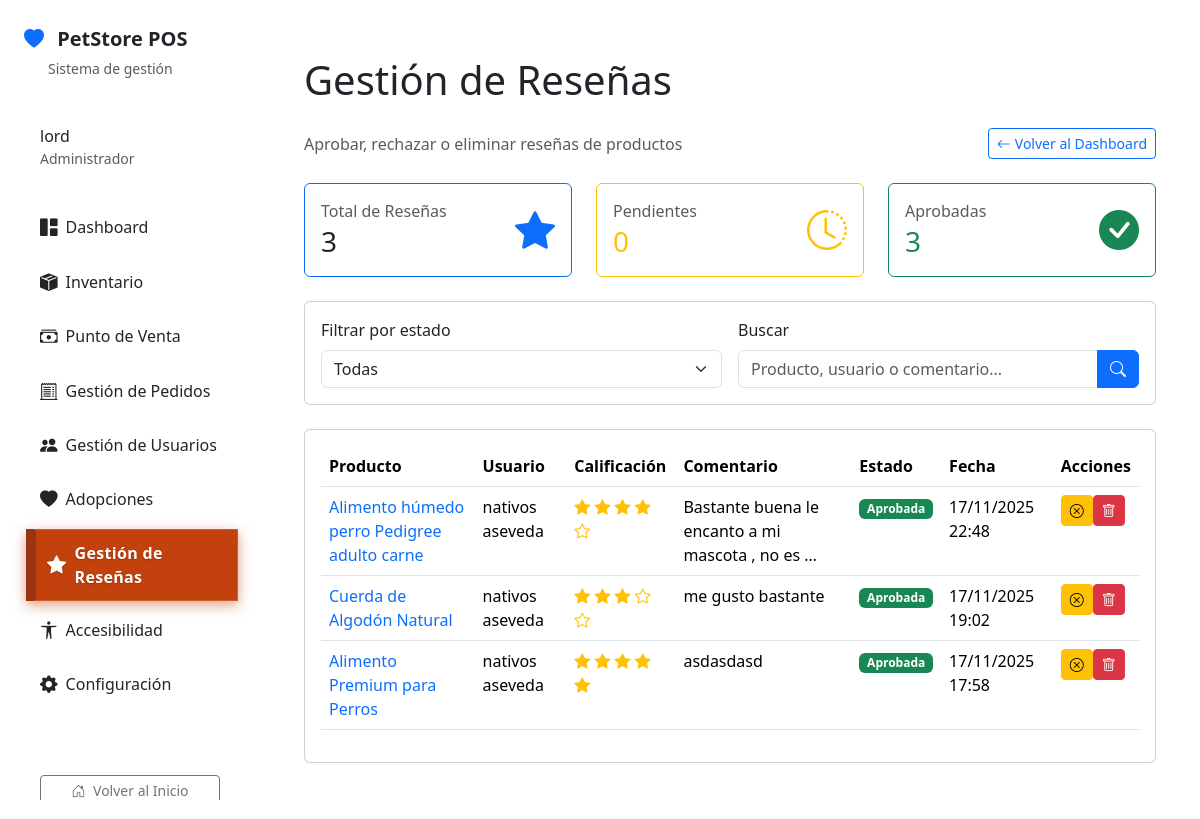
The page /dashboard/reseñas/ (signed in) on the database its author committed.
### catalog/models.py (models this page shows, shortened)
class ProductReview(models.Model):
    product = models.ForeignKey(
        Product,
        on_delete=models.CASCADE,
        related_name='reviews',
        verbose_name=_("Producto")
    )
    user = models.ForeignKey(
        'auth.User',
        on_delete=models.CASCADE,
        related_name='product_reviews',
        verbose_name=_("Usuario")
    )
    rating = models.PositiveIntegerField(
        _("Calificación"),
        choices=[(i, i) for i in range(1, 6)],
        help_text=_("Calificación de 1 a 5 estrellas")
    )
    comment = models.TextField(
        _("Comentario"),
        max_length=1000,
        blank=True
    )
    is_approved = models.BooleanField(
        _("Aprobado"),
        default=False,
        help_text=_("Las reseñas deben ser aprobadas por un administrador antes de mostrarse")
    )
    created_at = models.DateTimeField(_("Fecha de Creación"), auto_now_add=True)
    updated_at = models.DateTimeField(_("Fecha de Actualización"), auto_now=True)
    class Meta:
        ordering = ['-created_at']
        unique_together = [['product', 'user']]
        verbose_name = _("Reseña de Producto")
        verbose_name_plural = _("Reseñas de Productos")

class Product(models.Model):
    sku = models.CharField(_("SKU"), max_length=3, unique=True)
    name = models.CharField(_("Nombre"), max_length=120)
    category = models.CharField(_("Categoría"), max_length=8, choices=Category.choices)
    price = models.DecimalField(_("Precio"), max_digits=10, decimal_places=2)
    stock = models.PositiveIntegerField(_("Stock"), default=0)
    description = models.TextField(_("Descripción"), blank=True)
    image = models.ImageField(_("Imagen"), upload_to="products/", blank=True, null=True)
    is_active = models.BooleanField(_("Activo"), default=True)
    created_at = models.DateTimeField(auto_now_add=True)
    class Meta:
        ordering = ["name"]
        verbose_name = _("Producto")
        verbose_name_plural = _("Productos")
        indexes = [
            models.Index(fields=['category', 'is_active']),
            models.Index(fields=['sku']),
        ]

### core/context_processors.py (called while the page is built)
def openai_chatbot(request):
    return {
        'OPENAI_ENABLED': getattr(settings, 'OPENAI_ENABLED', False),
    }

### templates/dashboard/reviews.html (shortened to what this page needs)
{% extends "dashboard/base.html" %}
{% load static %}
{% load i18n %}
{% block dashboard_title %}{% trans "Gestión de Reseñas" %}{% endblock %}
{% block dashboard_content %}
<div class="d-flex justify-content-between align-items-center mb-4">
    <div>
        <p class="text-muted mb-0">{% trans "Aprobar, rechazar o eliminar reseñas de productos" %}</p>
    </div>
    <div class="d-flex gap-2 align-items-center flex-wrap">
        <a href="{% url 'dashboard:index' %}" class="btn btn-outline-primary btn-sm">
            <i class="bi bi-arrow-left me-1"></i><span class="d-none d-sm-inline">{% trans "Volver al Dashboard" %}</span><span class="d-sm-none">{% trans "Dashboard" %}</span>
        </a>
    </div>
</div>
<div class="row mb-4">
    <div class="col-md-4">
        <div class="card border-primary">
            <div class="card-body">
                <div class="d-flex justify-content-between align-items-center">
                    <div>
                        <h6 class="text-muted mb-1">{% trans "Total de Reseñas" %}</h6>
                        <h3 class="mb-0">{{ total_reviews }}</h3>
                    </div>
                    <i class="bi bi-star-fill text-primary" style="font-size: 2.5rem;"></i>
                </div>
            </div>
        </div>
    </div>
    <div class="col-md-4">
        <div class="card border-warning">
            <div class="card-body">
                <div class="d-flex justify-content-between align-items-center">
                    <div>
                        <h6 class="text-muted mb-1">{% trans "Pendientes" %}</h6>
                        <h3 class="mb-0 text-warning">{{ pending_reviews }}</h3>
                    </div>
                    <i class="bi bi-clock-history text-warning" style="font-size: 2.5rem;"></i>
                </div>
            </div>
        </div>
    </div>
    <div class="col-md-4">
        <div class="card border-success">
            <div class="card-body">
                <div class="d-flex justify-content-between align-items-center">
                    <div>
                        <h6 class="text-muted mb-1">{% trans "Aprobadas" %}</h6>
                        <h3 class="mb-0 text-success">{{ approved_reviews }}</h3>
                    </div>
                    <i class="bi bi-check-circle-fill text-success" style="font-size: 2.5rem;"></i>
                </div>
            </div>
        </div>
    </div>
</div>
<div class="card mb-4">
    <div class="card-body">
        <form method="get" class="row g-3">
            <div class="col-md-6">
                <label for="status" class="form-label">{% trans "Filtrar por estado" %}</label>
                <select name="status" id="status" class="form-select">
                    <option value="all" {% if filter_status == 'all' %}selected{% endif %}>{% trans "Todas" %}</option>
                </select>
            </div>
            <div class="col-md-6">
                <label for="q" class="form-label">{% trans "Buscar" %}</label>
                <div class="input-group">
                    <input type="text" name="q" id="q" class="form-control" placeholder="{% trans 'Producto, usuario o comentario...' %}" value="{{ search_query }}">
                    <button type="submit" class="btn btn-primary">
                        <i class="bi bi-search"></i>
                    </button>
                </div>
            </div>
        </form>
    </div>
</div>
<div class="card">
    <div class="card-body">
        {% if reviews %}
            <div class="table-responsive">
                <table class="table table-hover">
                    <thead>
                        <tr>
                            <th>{% trans "Producto" %}</th>
                            <th>{% trans "Usuario" %}</th>
                            <th>{% trans "Calificación" %}</th>
                            <th>{% trans "Comentario" %}</th>
                            <th>{% trans "Estado" %}</th>
                            <th>{% trans "Fecha" %}</th>
                            <th>{% trans "Acciones" %}</th>
                        </tr>
                    </thead>
                    <tbody>
                        {% for review in reviews %}
                        <tr>
                            <td>
                                <a href="{% url 'catalog:product_detail' review.product.id %}" class="text-decoration-none">
                                    {{ review.product.name }}
                                </a>
                            </td>
                            <td>{{ review.user.get_full_name|default:review.user.username }}</td>
                            <td>
                                <div class="text-warning">
                                    {% for i in "12345" %}
                                        <i class="bi bi-star{% if forloop.counter <= review.rating %}-fill{% endif %}"></i>
                                    {% endfor %}
                                </div>
                            </td>
                            <td>
                                {% if review.comment %}
                                    <span title="{{ review.comment }}">{{ review.comment|truncatewords:10 }}</span>
                                {% else %}
                                    <span class="text-muted">-</span>
                                {% endif %}
                            </td>
                            <td>
                                {% if review.is_approved %}
                                    <span class="badge bg-success">{% trans "Aprobada" %}</span>
                                {% else %}
                                    <span class="badge bg-warning">{% trans "Pendiente" %}</span>
                                {% endif %}
                            </td>
                            <td>{{ review.created_at|date:"d/m/Y H:i" }}</td>
                            <td>
                                <div class="btn-group btn-group-sm" role="group">
                                    {% if review.is_approved %}
                                        <form method="post" style="display: inline;">
                                            <button type="submit" class="btn btn-warning btn-sm" title="{% trans 'Rechazar' %}">
                                                <i class="bi bi-x-circle"></i>
                                            </button>
                                        </form>
                                    {% endif %}
                                    <form method="post" style="display: inline;" onsubmit="return confirm('{% trans '¿Estás seguro de eliminar esta reseña?' %}');">
                                        <button type="submit" class="btn btn-danger btn-sm" title="{% trans 'Eliminar' %}">
                                            <i class="bi bi-trash"></i>
                                        </button>
                                    </form>
                                </div>
                            </td>
                        </tr>
                        {% endfor %}
                    </tbody>
                </table>
            </div>
        {% else %}
            <div class="text-center py-5">
                <i class="bi bi-star text-muted" style="font-size: 4rem;"></i>
                <p class="text-muted mt-3">{% trans "No se encontraron reseñas" %}</p>
            </div>
        {% endif %}
    </div>
</div>
{% endblock %}

### templates/dashboard/base.html (shortened to what this page needs)
{% load static %} {% load i18n %}
<!DOCTYPE html>
<html lang="{{ request.LANGUAGE_CODE }}">
  <head>
    <link
      href="https://cdn.jsdelivr.net/npm/bootstrap@5.3.3/dist/css/bootstrap.min.css"
      rel="stylesheet"
    />
    <link
      href="https://cdn.jsdelivr.net/npm/bootstrap-icons@1.11.3/font/bootstrap-icons.css"
      rel="stylesheet"
    />
    <link rel="stylesheet" href="{% static 'css/dashboard/style.css' %}" />
    <link rel="stylesheet" href="{% static 'css/accessibility.css' %}" />
  </head>
  <body class="dashboard-body">
    <nav class="sidebar" id="sidebar">
      <div class="sidebar-header">
        <a class="navbar-brand d-block" href="{% url 'dashboard:index' %}">
          <i class="bi bi-heart-fill me-2 text-primary"></i>
          <span class="fw-bold">PetStore POS</span>
        </a>
        <small class="text-muted d-block mt-1 ms-4">Sistema de gestión</small>
      </div>
      <div class="sidebar-user">
        <h6 class="mb-0">
          {{ request.user.first_name|default:request.user.username }}
        </h6>
        <small class="text-muted">Administrador</small>
      </div>
      <ul class="nav nav-pills flex-column sidebar-nav">
        <li class="nav-item">
          <a
            class="nav-link {% if request.resolver_match.url_name == 'index' %}active{% endif %}"
            href="{% url 'dashboard:index' %}"
          >
            <i class="bi bi-grid-1x2-fill me-2"></i> Dashboard
          </a>
        </li>
        <li class="nav-item">
          <a
            class="nav-link {% if request.resolver_match.url_name == 'inventario' %}active{% endif %}"
            href="{% url 'dashboard:inventario' %}"
          >
            <i class="bi bi-box-seam-fill me-2"></i> Inventario
          </a>
        </li>
        <li class="nav-item">
          <a class="nav-link {% if request.resolver_match.url_name == 'pos' %}active{% endif %}" href="{% url 'dashboard:pos' %}">
              <i class="bi bi-cash-stack me-2"></i> Punto de Venta
          </a>
        </li>
        <li class="nav-item">
          <a
            class="nav-link {% if request.resolver_match.url_name == 'pedidos' %}active{% endif %}"
            href="{% url 'dashboard:pedidos' %}"
          >
            <i class="bi bi-receipt-cutoff me-2"></i> Gestión de Pedidos
          </a>
        </li>
        <li class="nav-item">
          <a
            class="nav-link {% if request.resolver_match.url_name == 'usuarios' %}active{% endif %}"
            href="{% url 'dashboard:usuarios' %}"
          >
            <i class="bi bi-people-fill me-2"></i> Gestión de Usuarios
          </a>
        </li>
        <li class="nav-item">
          <a
            class="nav-link {% if request.resolver_match.url_name == 'adopciones' %}active{% endif %}"
            href="{% url 'dashboard:adopciones' %}"
          >
            <i class="bi bi-heart-fill me-2"></i> Adopciones
          </a>
        </li>
        <li class="nav-item">
          <a
            class="nav-link {% if request.resolver_match.url_name == 'reviews' %}active{% endif %}"
            href="{% url 'dashboard:reviews' %}"
          >
            <i class="bi bi-star-fill me-2"></i> Gestión de Reseñas
          </a>
        </li>
        <li class="nav-item">
          <a
            class="nav-link {% if request.resolver_match.url_name == 'accesibilidad' %}active{% endif %}"
            href="{% url 'dashboard:accesibilidad' %}"
          >
            <i class="bi bi-universal-access me-2"></i> Accesibilidad
          </a>
        </li>
        <li class="nav-item">
          <a
            class="nav-link {% if request.resolver_match.url_name == 'configuracion' %}active{% endif %}"
            href="{% url 'dashboard:configuracion' %}"
          >
            <i class="bi bi-gear-fill me-2"></i> Configuración
          </a>
        </li>
      </ul>
      <div class="sidebar-footer">
        <div id="google_translate_element_dash" class="mx-3"></div>
        <div class="px-3 mb-2">
          <a href="{% url 'home' %}" class="btn btn-outline-secondary btn-sm w-100">
            <i class="bi bi-house-door me-1"></i> Volver al Inicio
          </a>
        </div>
      </div>
    </nav>
    <div class="main-content">
      <div class="dashboard-content">
        <div class="container-fluid py-4">
          <h1 class="mb-4">{% block dashboard_title %}Dashboard{% endblock %}</h1>
          {% block dashboard_content %}{% endblock %}
        </div>
      </div>
    </div>
  </body>
</html>

### static/css/dashboard/style.css (style rules this page uses)
.dashboard-body { display: flex; background-color: var(--neutral-50); min-height: 100vh; }
.sidebar { width: 260px; height: 100vh; position: fixed; top: 0; left: 0; background-color: #fff; box-shadow: var(--shadow-lg); padding: 1.5rem; display: flex; flex-direction: column; border-right: 1px solid var(--neutral-200); z-index: 1000; overflow-y: auto; transition: transform 0.3s ease; }
.sidebar-header { padding-bottom: 1rem; border-bottom: 1px solid var(--neutral-200); margin-bottom: 1rem; }
.sidebar-header .navbar-brand { font-size: 1.25rem; color: var(--neutral-700); font-weight: 700; }
.sidebar-user { padding: 1rem; background: var(--primary-50); border-radius: var(--border-radius-lg); margin-bottom: 1rem; border: 1px solid var(--primary-100); }
.sidebar-nav { flex-grow: 1; }
.sidebar-nav .nav-item { margin-bottom: 0.25rem; }
.sidebar-nav .nav-link { color: var(--neutral-600); font-weight: 500; display: flex; align-items: center; padding: 0.75rem 1rem; border-radius: var(--border-radius); transition: all 0.3s ease; }
.sidebar-nav .nav-link i { font-size: 1.1rem; margin-right: 0.5rem; color: var(--neutral-500); }
.sidebar-nav .nav-link.active { background: #C2410C !important; background-color: #C2410C !important; color: #FFFFFF !important; font-weight: 700; box-shadow: 0 4px 12px rgba(194, 65, 12, 0.5), inset 0 0 0 1px rgba(255, 255, 255, 0.15); border-left: 5px solid #9A3412; position: relative; transform: translateX(2px); }
.sidebar-nav .nav-link.active::before { content: ''; position: absolute; left: 0; top: 0; bottom: 0; width: 5px; background: #9A3412; border-radius: 0 4px 4px 0; }
.sidebar-nav .nav-link.active i { color: #FFFFFF !important; font-size: 1.2rem; font-weight: bold; text-shadow: 0 1px 2px rgba(0, 0, 0, 0.2); }
.sidebar-nav .nav-link.active span, .sidebar-nav .nav-link.active { text-shadow: 0 1px 2px rgba(0, 0, 0, 0.2); letter-spacing: 0.02em; }
.sidebar-footer { border-top: 1px solid var(--neutral-200); padding-top: 1rem; margin-top: 1rem; }
.main-content { margin-left: 260px; flex-grow: 1; padding: 2rem; width: calc(100% - 260px); background: var(--neutral-50); min-height: 100vh; }

### templates/dashboard/base.html (style rules this page uses)
#google_translate_element_dash { min-width: 110px; min-height: 30px; }

### rows shown on the page
ProductReview: product.name "Alimento húmedo perro Pedigree adulto carne", user.get_full_name "nativos aseveda", rating 4 (drawn), comment "Bastante buena le encanto a mi mascota , no es …", created_at "17/11/2025 22:48"
ProductReview: product.name "Cuerda de Algodón Natural", user.get_full_name "nativos aseveda", rating 3 (drawn), comment "me gusto bastante", created_at "17/11/2025 19:02"
ProductReview: product.name "Alimento Premium para Perros", user.get_full_name "nativos aseveda", rating 5 (drawn), comment "asdasdasd", created_at "17/11/2025 17:58"

### other values the page prints
{{ request.user.first_name|default:request.user.username }} "lord"
{{ total_reviews }} "3"
{{ pending_reviews }} "0"
{{ approved_reviews }} "3"
